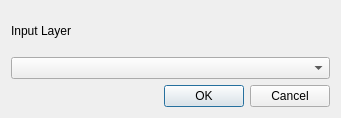
<?xml version="1.0" encoding="UTF-8"?>
<ui version="4.0">
 <class>hcmgis_checkvalidity_form</class>
 <widget class="QDialog" name="hcmgis_checkvalidity_form">
  <property name="windowModality">
   <enum>Qt::ApplicationModal</enum>
  </property>
  <property name="enabled">
   <bool>true</bool>
  </property>
  <property name="geometry">
   <rect>
    <x>0</x>
    <y>0</y>
    <width>341</width>
    <height>118</height>
   </rect>
  </property>
  <property name="mouseTracking">
   <bool>false</bool>
  </property>
  <property name="windowTitle">
   <string>Check Validity</string>
  </property>
  <layout class="QVBoxLayout" name="verticalLayout">
   <item>
    <widget class="QLabel" name="LblInput">
     <property name="text">
      <string>Input Layer</string>
     </property>
    </widget>
   </item>
   <item>
    <widget class="QgsMapLayerComboBox" name="CboInput"/>
   </item>
   <item>
    <widget class="QDialogButtonBox" name="BtnOKCancel">
     <property name="standardButtons">
      <set>QDialogButtonBox::Cancel|QDialogButtonBox::Ok</set>
     </property>
    </widget>
   </item>
  </layout>
 </widget>
 <customwidgets>
  <customwidget>
   <class>QgsMapLayerComboBox</class>
   <extends>QComboBox</extends>
   <header>qgis.gui</header>
  </customwidget>
 </customwidgets>
 <resources/>
 <connections>
  <connection>
   <sender>BtnOKCancel</sender>
   <signal>accepted()</signal>
   <receiver>hcmgis_checkvalidity_form</receiver>
   <slot>accept()</slot>
   <hints>
    <hint type="sourcelabel">
     <x>251</x>
     <y>272</y>
    </hint>
    <hint type="destinationlabel">
     <x>169</x>
     <y>143</y>
    </hint>
   </hints>
  </connection>
  <connection>
   <sender>BtnOKCancel</sender>
   <signal>rejected()</signal>
   <receiver>hcmgis_checkvalidity_form</receiver>
   <slot>reject()</slot>
   <hints>
    <hint type="sourcelabel">
     <x>251</x>
     <y>272</y>
    </hint>
    <hint type="destinationlabel">
     <x>169</x>
     <y>143</y>
    </hint>
   </hints>
  </connection>
 </connections>
</ui>
